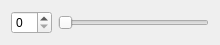
<?xml version="1.0" encoding="UTF-8"?>
<ui version="4.0">
 <class>smallWidget</class>
 <widget class="QWidget" name="smallWidget">
  <property name="geometry">
   <rect>
    <x>0</x>
    <y>0</y>
    <width>220</width>
    <height>40</height>
   </rect>
  </property>
  <property name="windowTitle">
   <string>Form</string>
  </property>
  <layout class="QHBoxLayout" name="horizontalLayout">
   <item>
    <widget class="QSpinBox" name="spinBox"/>
   </item>
   <item>
    <widget class="QSlider" name="horizontalSlider">
     <property name="orientation">
      <enum>Qt::Horizontal</enum>
     </property>
    </widget>
   </item>
  </layout>
 </widget>
 <resources/>
 <connections/>
</ui>
